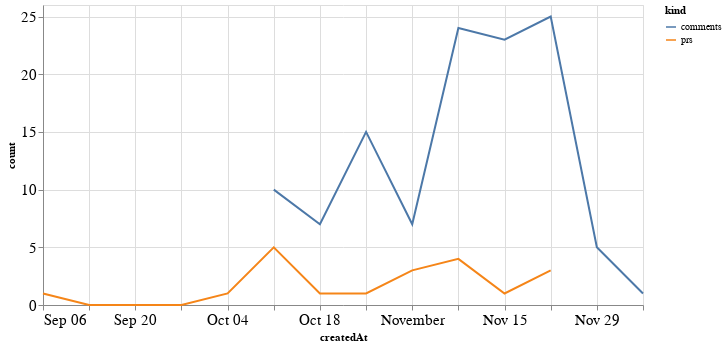

The notebook cell this image was saved under:
### Code cell
alt.Chart(total_time, width=600).mark_line().encode(
    x='createdAt',
    y='count',
    color='kind'
)

### Figure 1 — Vega-Lite specification as saved in the notebook (floating-point values rounded to 4 significant figures)
{"config": {"axisLeft": {"labelFontSize": 15}, "axisBottom": {"labelFontSize": 15}}, "data": {"name": "data-a50defc5a8da2f96a43d65de75c63b00"}, "mark": "line", "encoding": {"color": {"type": "nominal", "field": "kind"}, "x": {"type": "temporal", "field": "createdAt"}, "y": {"type": "quantitative", "field": "count"}}, "width": 600, "$schema": "https://vega.github.io/schema/vega-lite/v4.8.1.json", "datasets": {"data-a50defc5a8da2f96a43d65de75c63b00": [{"createdAt": "2020-09-06T00:00:00", "kind": "prs", "count": 1.0}, {"createdAt": "2020-09-13T00:00:00", "kind": "prs", "count": 0.0}, {"createdAt": "2020-09-20T00:00:00", "kind": "prs", "count": 0.0}, {"createdAt": "2020-09-27T00:00:00", "kind": "prs", "count": 0.0}, {"createdAt": "2020-10-04T00:00:00", "kind": "prs", "count": 1.0}, {"createdAt": "2020-10-11T00:00:00", "kind": "prs", "count": 5.0}, {"createdAt": "2020-10-18T00:00:00", "kind": "prs", "count": 1.0}, {"createdAt": "2020-10-25T00:00:00", "kind": "prs", "count": 1.0}, {"createdAt": "2020-11-01T00:00:00", "kind": "prs", "count": 3.0}, {"createdAt": "2020-11-08T00:00:00", "kind": "prs", "count": 4.0}, {"createdAt": "2020-11-15T00:00:00", "kind": "prs", "count": 1.0}, {"createdAt": "2020-11-22T00:00:00", "kind": "prs", "count": 3.0}, {"createdAt": "2020-11-29T00:00:00", "kind": "prs", "count": null}, {"createdAt": "2020-12-06T00:00:00", "kind": "prs", "count": null}, {"createdAt": "2020-09-06T00:00:00", "kind": "comments", "count": null}, {"createdAt": "2020-09-13T00:00:00", "kind": "comments", "count": null}, {"createdAt": "2020-09-20T00:00:00", "kind": "comments", "count": null}, {"createdAt": "2020-09-27T00:00:00", "kind": "comments", "count": null}, {"createdAt": "2020-10-04T00:00:00", "kind": "comments", "count": null}, {"createdAt": "2020-10-11T00:00:00", "kind": "comments", "count": 10.0}, {"createdAt": "2020-10-18T00:00:00", "kind": "comments", "count": 7.0}, {"createdAt": "2020-10-25T00:00:00", "kind": "comments", "count": 15.0}, {"createdAt": "2020-11-01T00:00:00", "kind": "comments", "count": 7.0}, {"createdAt": "2020-11-08T00:00:00", "kind": "comments", "count": 24.0}, {"createdAt": "2020-11-15T00:00:00", "kind": "comments", "count": 23.0}, {"createdAt": "2020-11-22T00:00:00", "kind": "comments", "count": 25.0}, {"createdAt": "2020-11-29T00:00:00", "kind": "comments", "count": 5.0}, {"createdAt": "2020-12-06T00:00:00", "kind": "comments", "count": 1.0}]}}
